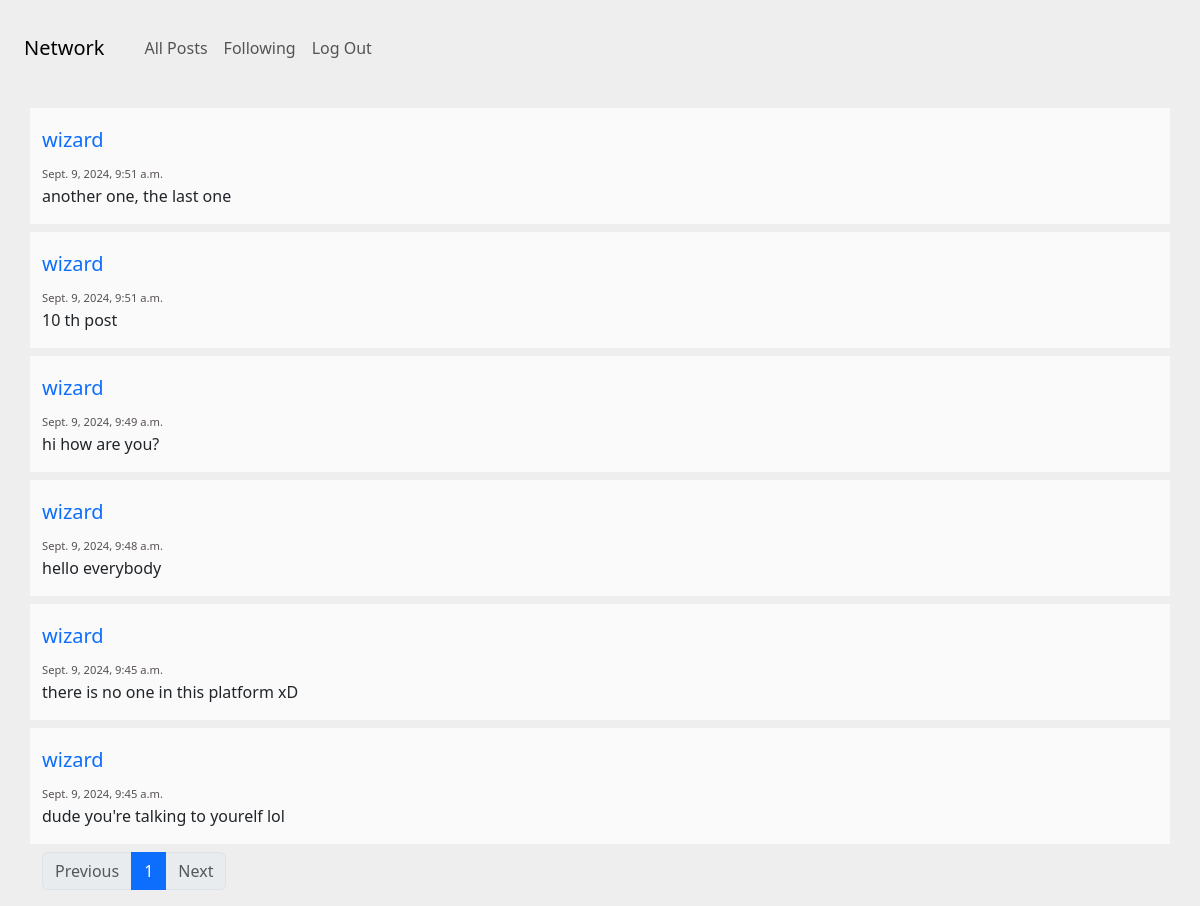
The page /profile/3 on the database its author committed.
### network/models.py (models this page shows, shortened)
class Post(models.Model):
    content = models.TextField()
    creation_date = models.DateTimeField(auto_now_add=True)
    owner = models.ForeignKey(User, on_delete=models.CASCADE, related_name="posts")

class User(AbstractUser):
    followings = models.ManyToManyField('self', symmetrical=False, related_name="followers")
    def __str__(self):
        return self.username

### network/views.py (the view)
# urls.py: path("profile/<int:user_id>",views.profile_load,name="profile"),
def profile_load(request,user_id,i=1):
    user= User(pk=user_id)
    posts= Post.objects.filter(owner=user).order_by('-creation_date')
    paginator = Paginator(posts, 10)
    postsUI= paginator.page(i)
    return render(request, "network/profile.html", {
                "posts": postsUI,
                "user":user,
                "paginator": paginator
                })

### network/templates/network/profile.html (shortened to what this page needs)
{% extends "network/posts.html" %}
{% block profile %}
{% load static %}
<div id="follow-count" class="container" data-user-id="{{ user.id }}">
{% if user.is_authenticated and user != request.user %}
    <button id="follow-button" class="btn"></button>
{% endif %}
</div>
{% endblock %}
{% block paginator %}
<div class="container text-center mt-6">
  <nav aria-label="...">
    <ul class="pagination">
      <li class="page-item {% if not posts.has_previous %}disabled{% endif %}">
        <a class="page-link" href="{% if posts.has_previous %}{% url 'profile' user_id=user.id i=posts.previous_page_number %}{% endif %}">Previous</a>
      </li>
      {% for i in paginator.page_range %}
        {% if i == posts.number %}
          <li class="page-item active" aria-current="page">
            <span class="page-link">
              {{ i }}
            </span>
          </li>
        {% else %}
          <li class="page-item">
            <a class="page-link" href="{% url 'profile' user_id=user.id i=i %}">{{ i }}</a>
          </li>
        {% endif %}
      {% endfor %}
      <li class="page-item {% if not posts.has_next %}disabled{% endif %}">
        <a class="page-link" href="{% if posts.has_next %}{% url 'profile' user_id=user.id i=posts.next_page_number %}{% endif %}">Next</a>
      </li>
    </ul>
  </nav>
  </div>
{% endblock %}

### network/templates/network/posts.html (shortened to what this page needs)
{% extends "network/layout.html" %}
{% load static %}
{% block body %}
{% block profile %}{% endblock %}
{% for post in posts %}
<div class="container">
  <div class="row mt-2 mb-2 g-bg-secondary" >
    <div class="col-md-8">
        <div id="post" class="post" data-post-id="{{ post.id }}">
          <div>
            <h5>
              <a id="post_owner" class="no-underline" data-owner-id="{{ post.owner.id }}" href="{% url 'profile' user_id=post.owner.id %}">
                {{ post.owner }}
              </a>
            </h5>
            <span class="g-color-gray-dark-v4 g-font-size-12" >{{ post.creation_date }}</span>
          </div>
          <div id="content-{{ post.id }}">{{ post.content }}</div>
        </div>
      </div>
    </div>
  </div>
</div>
{% endfor %}
{% block paginator %}{% endblock %}
{% endblock%}

### network/static/network/styles.css (style rules this page uses)
body { margin-top:20px; background:#eee; }
.g-bg-secondary { background-color: #fafafa !important; }
.g-font-size-12 { font-size: 0.85714rem !important; }
.post { margin-top:20px; }
.g-color-gray-dark-v4 { color: #1b1313bb !important; }
.g-font-size-12 { font-size: 0.7rem !important; }
.no-underline { text-decoration: none; }

### rows shown on the page
Post: owner "wizard", creation_date "Sept. 9, 2024, 9:51 a.m.", content "another one, the last one"
Post: owner "wizard", creation_date "Sept. 9, 2024, 9:51 a.m.", content "10 th post"
Post: owner "wizard", creation_date "Sept. 9, 2024, 9:49 a.m.", content "hi how are you?"
Post: owner "wizard", creation_date "Sept. 9, 2024, 9:48 a.m.", content "hello everybody"
Post: owner "wizard", creation_date "Sept. 9, 2024, 9:45 a.m.", content "there is no one in this platform xD"
Post: owner "wizard", creation_date "Sept. 9, 2024, 9:45 a.m.", content "dude you're talking to yourelf lol"

### other values the page prints
{{ i }} "1"
